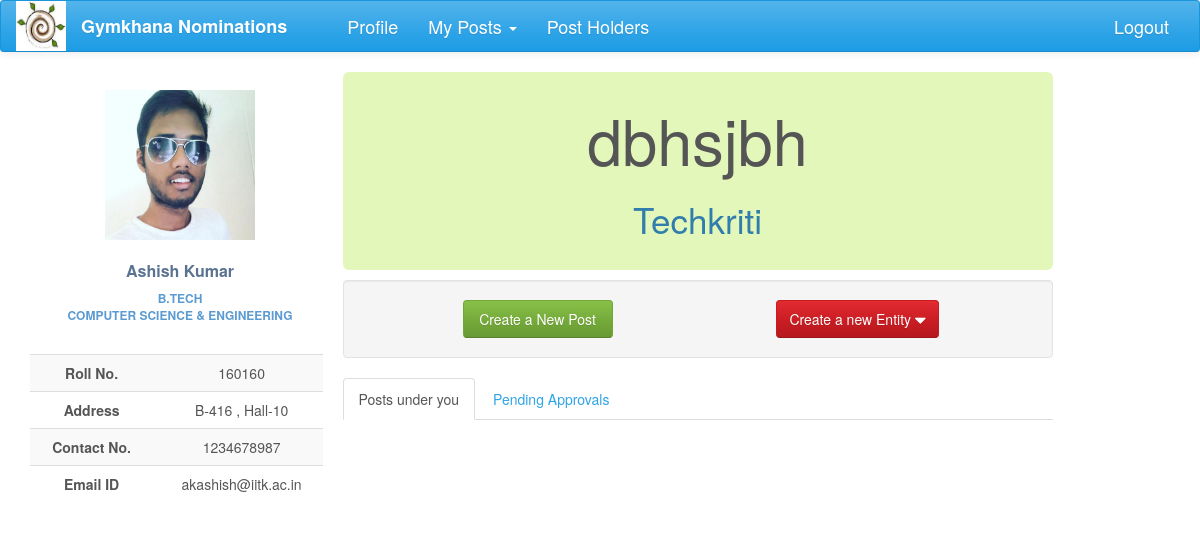
Screenshot of /nominations/post/105/ (signed in) with the database file from the repository.
### nomi/models.py (models this page shows, shortened)
class UserProfile(models.Model):
    user = models.OneToOneField(User, on_delete=models.CASCADE)
    user_img = models.ImageField(upload_to=user_directory_path, null=True, blank=True)
    name = models.CharField(max_length=40, blank=True)
    roll_no = models.IntegerField(null=True)
    programme = models.CharField(max_length=7, choices=PROGRAMME, default='B.Tech')
    department = models.CharField(max_length=200, choices=DEPT, default='AE')
    hall = models.CharField(max_length=10, choices=HALL, default=1)
    room_no = models.CharField(max_length=10, null=True, blank=True)
    contact = models.CharField(max_length=10, null=True, blank=True)
    def image_url(self):
        if self.user_img and hasattr(self.user_img, 'url'):
            return self.user_img.url
        else:
            return '/static/nomi/img/banner.png'

class Post(models.Model):
    post_name = models.CharField(max_length=500, null=True)
    club = models.ForeignKey(Club, on_delete=models.CASCADE, null=True, blank=True)
    tags = models.ManyToManyField(Club, related_name='club_posts', symmetrical=False, blank=True)
    parent = models.ForeignKey('self', on_delete=models.CASCADE, null=True, blank=True)
    elder_brother = models.ForeignKey('self', related_name="little_bro", on_delete=models.CASCADE, null=True,blank=True)
    post_holders = models.ManyToManyField(User, related_name='posts', blank=True)
    post_approvals = models.ManyToManyField('self', related_name='approvals', symmetrical=False, blank=True)
    take_approval = models.ForeignKey('self', related_name="give_approval", on_delete=models.SET_NULL, null=True,blank=True)
    status = models.CharField(max_length=50, choices=POST_STATUS, default='Post created')
    perms = models.CharField(max_length=200, choices=POST_PERMS, default='normal')

class Club(models.Model):
    club_name = models.CharField(max_length=100, null=True)
    club_parent = models.ForeignKey('self', null=True, blank=True)
    def __str__(self):
        return self.club_name

### nomi/views.py (the view)
# urls.py: url(r'^post/(?P<pk>\d+)/$', views.post_view, name='post_view'),
@login_required
def post_view(request, pk):
    post = Post.objects.get(pk=pk)
    child_posts = Post.objects.filter(parent=post)
    child_posts_reverse = child_posts[::-1]
    post_approvals = Post.objects.filter(post_approvals=post).filter(status='Post created')
    post_to_be_approved = Post.objects.filter(take_approval = post).filter(status = 'Post created')
    post_count = post_to_be_approved.count()
    post_approvals = post_to_be_approved|post_approvals
    post_approvals = post_approvals.distinct()
    entity_approvals = ClubCreate.objects.filter(take_approval=post)
    entity_by_me = ClubCreate.objects.filter(requested_by=post)
    nomi_approvals = Nomination.objects.filter(nomi_approvals=post).filter(status='Nomination created')
    re_nomi_approval = ReopenNomination.objects.filter(approvals=post).\
        filter(nomi__status='Interview period and Reopening initiated')
    group_nomi_approvals = GroupNomination.objects.filter(status='created').filter(approvals=post)
    count = nomi_approvals.count() + group_nomi_approvals.count() + re_nomi_approval.count()
    result_approvals = Nomination.objects.filter(result_approvals=post).exclude(status='Work done').\
        exclude(status='Nomination created').exclude(status='Nomination out')
    to_deratify = Deratification.objects.filter(deratify_approval = post).filter(status = 'requested')
    if request.method == 'POST':
        tag_form = ClubForm(request.POST)
        if tag_form.is_valid():
            if post.perms == "can ratify the post":
                Club.objects.create(club_name=tag_form.cleaned_data['club_name'], club_parent=post.club)
            else:
                ClubCreate.objects.create(club_name=tag_form.cleaned_data['club_name'], club_parent=post.club,
                                          take_approval=post.parent, requested_by=post)
            return HttpResponseRedirect(reverse('post_view', kwargs={'pk': pk}))
    else:
        tag_form = ClubForm
    if request.user in post.post_holders.all():
        return render(request, 'post1.html', context={'post': post, 'child_posts': child_posts_reverse,
                                                      'post_approval': post_approvals, 'tag_form': tag_form,
                                                      'nomi_approval': nomi_approvals,
                                                      'group_nomi_approvals': group_nomi_approvals,
                                                      'entity_by_me': entity_by_me, 're_nomi_approval': re_nomi_approval,
                                                      'result_approvals': result_approvals, 'count': count,
                                                      "to_deratify": to_deratify, "post_count": post_count,
                                                      'entity_approvals': entity_approvals})
    else:
        return render(request, 'no_access.html')

### nomi/global_contexts.py (called while the page is built)
def context(request):
    if request.user.is_authenticated:
        try:
            my_profile = UserProfile.objects.get(user=request.user)
            my_posts = Post.objects.filter(post_holders=request.user)
            interviews = Nomination.objects.filter(interview_panel=request.user)
            length = len(my_posts)
            senate = False
            for post in my_posts:
                if post.perms == 'can ratify the post':
                    senate = True
            return {'my_posts': my_posts, 'my_profile': my_profile, 'senate': senate, 'length': length,
                    'interviews': interviews}
        except ObjectDoesNotExist:
            return {'my_posts': 0, 'my_profile': 0}
    else:
        return {'my_posts': 0, 'my_profile': 0}

### nomi/templates/post1.html (shortened to what this page needs)
{% extends 'base2.html' %}
{% load staticfiles %}
{% load bootstrap %}
{% block content %}
<div class="profile-content">
    <div class="jumbotron jumbotron-post">
        <div class="jumbotron-title">
            <h1 style="text-align: center">{{post.post_name}}</h1>
        </div>
        <div class="jumbotron-club">
            <h3 style="font-size: 35px; text-align: center">{{ post.club }}</h3>
        </div>
    </div>
    <div class="well">
        <div class="container-fluid">
             <div class="col-lg-6 text-center">
                {% if post.perms == 'can ratify the post' %}
                    <a class="btn btn-success" href="{% url 'senate_post_create' post.pk %}">Create a New Post</a>
                {% else %}
                    <a class="btn btn-success" href="{% url 'post_create' post.pk %}">Create a New Post</a>
                {% endif %}
            </div>
            <div class="col-lg-6 text-center">
                <div class="text-center">
                    <div class="btn-group">
                        <button class="btn btn-secondary btn-danger dropdown-toggle" style="width: auto" type="button"
                        id="dropdownMenuButton" data-toggle="dropdown" aria-haspopup="true" aria-expanded="false">
                             Create a new Entity
                            <i class="fa fa-caret-down  fa-lg" aria-hidden="true"></i>
                        </button>
                    </div>
                </div>
            </div>
        </div>
    </div>
    <ul class="nav nav-tabs">
        <li class="active"><a href="#child-posts" data-toggle="tab" aria-expanded="true">Posts under you</a></li>
        <li><a href="#approvals" data-toggle="tab" aria-expanded="true">Pending Approvals</a></li>
    </ul>
    <div id="myTabContent" class="tab-content">
        <div class="tab-pane fade active in profile-nominations" id="child-posts">
            <br>
        </div>
    </div>
</div>
{% endblock %}

### nomi/templates/base2.html (shortened to what this page needs)
<!DOCTYPE html>
<html lang="en">
{% load staticfiles %}
{% load bootstrap %}
<head>
    <link href="https://maxcdn.bootstrapcdn.com/bootswatch/3.3.7/cerulean/bootstrap.min.css" rel="stylesheet"
>
    <link href="https://maxcdn.bootstrapcdn.com/font-awesome/4.7.0/css/font-awesome.min.css" rel="stylesheet"
>
    <link rel="stylesheet" href="{% static 'nomi/css/main.css' %}" type="text/css">
</head>
<body>
{% block navigation %}
<nav class="navbar navbar-default" id="navbar">
    <div class="container-fluid">
        <div class="navbar-header">
            <a href="#">
                <div>
                    <a href={% url 'index' %}><img src="{% static 'nomi/img/gym.jpg' %}" width="50" height="50"></a>
                </div>
        </div>
        <div class="collapse navbar-collapse" id="bs-example-navbar-collapse-1">
            <ul class="nav navbar-nav">
                <li><a href="{% url 'index' %}" id="brand">Gymkhana Nominations</a></li>
                <li><a href="{% url 'profile' %}" id="navbar-links">Profile</a></li>
                {% block posts%}
                    {% if my_posts %}
                        <li class="dropdown">
                            <a href="#" class="dropdown-toggle" id="navbar-links" data-toggle="dropdown" role="button"
                               aria-expanded="false">My Posts <span class="caret"></span></a>
                        </li>
                    {% endif %}
                {% endblock %}
                <li><a href="{% url 'info:info' %}" id="navbar-links">Post Holders</a></li>
            </ul>
            <ul class="nav navbar-nav navbar-right">
                <li id="navbar-links"><a href="{% url 'logout' %}?next={% url 'login' %}">Logout</a></li>
            </ul>
        </div>
</nav>
{% endblock %}
<div class="container-fluid">
    <div  class="row profile">
        <div class="col-lg-3 col-md-3">
            {% block profile %}
            <div id="profile" class="profile-sidebar" style="position:fixed">
                <div class="profile-userpic">
                    <img src="{{ my_profile.image_url }}" class="img-responsive" alt="">
                </div>
                <div class="profile-usertitle">
                    <div class="profile-usertitle-name">
                        {{my_profile.name}}
                    </div>
                    <div class="profile-usertitle-job">
                        {{my_profile.programme}} <br> {{my_profile.department}}
                    </div>
                </div>
                <div class="profile-usermenu">
                    <table class="table table-striped table-hover ">
                        <tbody>
                        <tr>
                            <td id="topic">Roll No.</td>
                            <td>{{my_profile.roll_no}} </td>
                        </tr>
                        <tr>
                            <td id="topic">Address</td>
                            <td>{{my_profile.room_no}} , Hall-{{my_profile.hall}}</td>
                        </tr>
                        <tr>
                            <td id="topic">Contact No.</td>
                            <td>{{ my_profile.contact }}</td>
                        </tr>
                        <tr>
                            <td id="topic">Email ID</td>
                            <td>{{my_profile.user}}@iitk.ac.in</td>
                        </tr>
                        </tbody>
                    </table>
                </div>
            </div>
            {% endblock %}
        </div>
        <div class="col-lg-8 col-md-8">
            {% block content %}{% endblock %}
        </div>
    </div>
</div>
</body>
</html>

### nomi/static/nomi/css/main.css (style rules this page uses)
#brand { text-decoration: none; font-size: large; font-weight: bold; margin-right: 30px; }
#navbar-links { font-size: large; }
#navbar { position: fixed; width: 100%; z-index: 100; }
body { background: #ffffff; }
.profile { margin: 20px 0; }
.profile-sidebar { padding: 20px 0 10px 0; width: 300px; margin-top: 50px; }
.profile-userpic img { float: none; margin: 0 auto; width: 50%; height: 50%; }
.profile-usertitle { text-align: center; margin-top: 20px; }
.profile-usertitle-name { color: #5a7391; font-size: 16px; font-weight: 600; margin-bottom: 7px; }
.profile-usertitle-job { text-transform: uppercase; color: #5b9bd1; font-size: 12px; font-weight: 600; margin-bottom: 15px; }
.profile-usermenu { margin-top: 30px; }
.profile-usermenu table tbody tr td { text-align: center; }
#topic { font-weight: bolder; }
.profile-content { z-index: 0; margin-top: 32px; padding: 20px; background: #ffffff; min-height: 460px; }
.jumbotron { padding-top: 10px; padding-bottom: 20px; }
.btn { width: 150px; }
.jumbotron-post { background-color: #e3f7bb; margin-bottom: 10px; }

### rows the page displays
UserProfile: image_url (picture), name "Ashish Kumar", programme "B.TECH", department "COMPUTER SCIENCE & ENGINEERING", roll_no "160160", room_no "B-416", hall "10", contact "1234678987", user "akashish"
Post: post_name "dbhsjbh", club "Techkriti"
